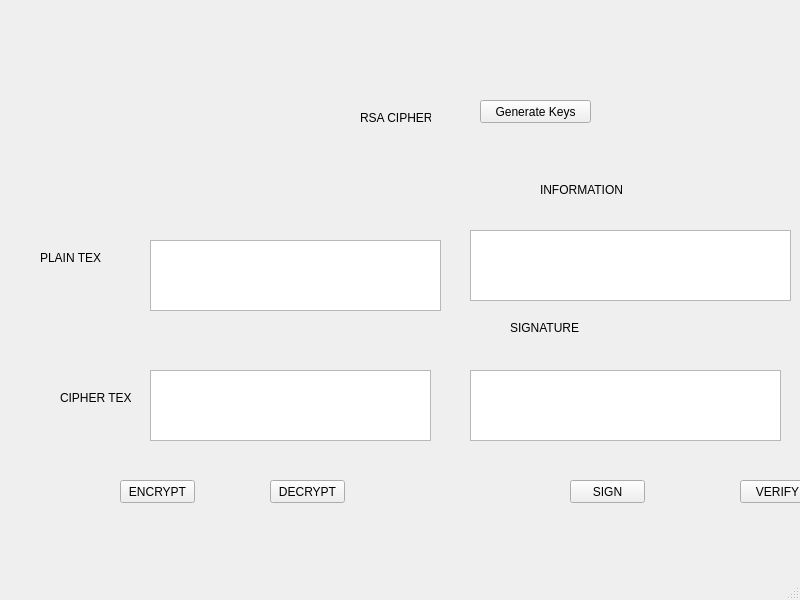
<?xml version="1.0" encoding="UTF-8"?>
<ui version="4.0">
 <class>MainWindow</class>
 <widget class="QMainWindow" name="MainWindow">
  <property name="geometry">
   <rect>
    <x>0</x>
    <y>0</y>
    <width>800</width>
    <height>600</height>
   </rect>
  </property>
  <property name="windowTitle">
   <string>MainWindow</string>
  </property>
  <widget class="QWidget" name="centralwidget">
   <widget class="QPushButton" name="btn_gen_keys">
    <property name="geometry">
     <rect>
      <x>480</x>
      <y>100</y>
      <width>111</width>
      <height>23</height>
     </rect>
    </property>
    <property name="text">
     <string>Generate Keys</string>
    </property>
   </widget>
   <widget class="QTextEdit" name="txt_info">
    <property name="geometry">
     <rect>
      <x>470</x>
      <y>230</y>
      <width>321</width>
      <height>71</height>
     </rect>
    </property>
   </widget>
   <widget class="QLabel" name="label_3">
    <property name="geometry">
     <rect>
      <x>60</x>
      <y>390</y>
      <width>71</width>
      <height>16</height>
     </rect>
    </property>
    <property name="text">
     <string>CIPHER TEXT</string>
    </property>
   </widget>
   <widget class="QLabel" name="label">
    <property name="geometry">
     <rect>
      <x>360</x>
      <y>110</y>
      <width>71</width>
      <height>16</height>
     </rect>
    </property>
    <property name="text">
     <string>RSA CIPHER</string>
    </property>
   </widget>
   <widget class="QPushButton" name="btn_encrypt">
    <property name="geometry">
     <rect>
      <x>120</x>
      <y>480</y>
      <width>75</width>
      <height>23</height>
     </rect>
    </property>
    <property name="text">
     <string>ENCRYPT</string>
    </property>
   </widget>
   <widget class="QLabel" name="label_2">
    <property name="geometry">
     <rect>
      <x>40</x>
      <y>250</y>
      <width>61</width>
      <height>16</height>
     </rect>
    </property>
    <property name="text">
     <string>PLAIN TEXT</string>
    </property>
   </widget>
   <widget class="QLabel" name="label_5">
    <property name="geometry">
     <rect>
      <x>510</x>
      <y>320</y>
      <width>71</width>
      <height>16</height>
     </rect>
    </property>
    <property name="text">
     <string>SIGNATURE</string>
    </property>
   </widget>
   <widget class="QTextEdit" name="txt_plain_text">
    <property name="geometry">
     <rect>
      <x>150</x>
      <y>240</y>
      <width>291</width>
      <height>71</height>
     </rect>
    </property>
   </widget>
   <widget class="QTextEdit" name="txt_sign">
    <property name="geometry">
     <rect>
      <x>470</x>
      <y>370</y>
      <width>311</width>
      <height>71</height>
     </rect>
    </property>
   </widget>
   <widget class="QPushButton" name="btn_decrypt">
    <property name="geometry">
     <rect>
      <x>270</x>
      <y>480</y>
      <width>75</width>
      <height>23</height>
     </rect>
    </property>
    <property name="text">
     <string>DECRYPT</string>
    </property>
   </widget>
   <widget class="QPushButton" name="btn_verify">
    <property name="geometry">
     <rect>
      <x>740</x>
      <y>480</y>
      <width>75</width>
      <height>23</height>
     </rect>
    </property>
    <property name="text">
     <string>VERIFY</string>
    </property>
   </widget>
   <widget class="QLabel" name="label_4">
    <property name="geometry">
     <rect>
      <x>540</x>
      <y>180</y>
      <width>101</width>
      <height>20</height>
     </rect>
    </property>
    <property name="text">
     <string>INFORMATION</string>
    </property>
   </widget>
   <widget class="QPushButton" name="btn_sign">
    <property name="geometry">
     <rect>
      <x>570</x>
      <y>480</y>
      <width>75</width>
      <height>23</height>
     </rect>
    </property>
    <property name="text">
     <string>SIGN</string>
    </property>
   </widget>
   <widget class="QTextEdit" name="txt_cipher_text">
    <property name="geometry">
     <rect>
      <x>150</x>
      <y>370</y>
      <width>281</width>
      <height>71</height>
     </rect>
    </property>
   </widget>
  </widget>
  <widget class="QMenuBar" name="menubar">
   <property name="geometry">
    <rect>
     <x>0</x>
     <y>0</y>
     <width>800</width>
     <height>21</height>
    </rect>
   </property>
  </widget>
  <widget class="QStatusBar" name="statusbar"/>
 </widget>
 <resources/>
 <connections/>
</ui>
